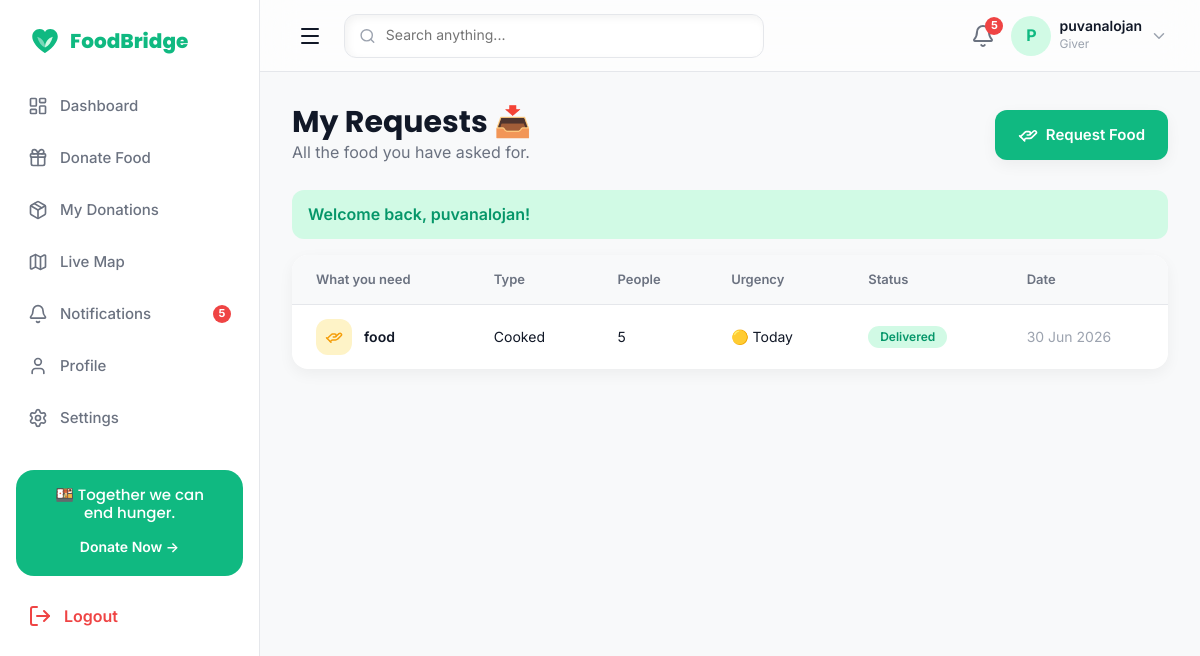
Page /my-requests.php (signed in) on the committed database.
### tables this page shows
CREATE TABLE `users` (
  `id` int(11) NOT NULL,
  `name` varchar(120) NOT NULL,
  `email` varchar(160) NOT NULL,
  `phone` varchar(20) NOT NULL,
  `password_hash` varchar(255) NOT NULL,
  `role` enum('admin','giver','receiver','volunteer') NOT NULL DEFAULT 'giver',
  `location` varchar(180) DEFAULT NULL,
  `latitude` decimal(10,7) DEFAULT NULL,
  `longitude` decimal(10,7) DEFAULT NULL,
  `avatar` varchar(255) DEFAULT NULL,
  `language` enum('en','ta','si') NOT NULL DEFAULT 'en',
  `status` enum('active','blocked','pending') NOT NULL DEFAULT 'active',
  `created_at` timestamp NOT NULL DEFAULT current_timestamp()
);

CREATE TABLE `requests` (
  `id` int(11) NOT NULL,
  `receiver_id` int(11) NOT NULL,
  `food_post_id` int(11) DEFAULT NULL,
  `volunteer_id` int(11) DEFAULT NULL,
  `food_type` enum('cooked','groceries','vegetables','fruits','other') NOT NULL DEFAULT 'other',
  `description` varchar(255) NOT NULL,
  `people_count` int(11) DEFAULT 1,
  `location` varchar(180) DEFAULT NULL,
  `latitude` decimal(10,7) DEFAULT NULL,
  `longitude` decimal(10,7) DEFAULT NULL,
  `urgency` enum('urgent','today','anytime') NOT NULL DEFAULT 'today',
  `status` enum('pending','approved','assigned','delivered','rejected') NOT NULL DEFAULT 'pending',
  `created_at` timestamp NOT NULL DEFAULT current_timestamp()
);

### includes/queries.php (called while the page is built, shortened)
<?php
function recent_requests(?int $userId = null, int $limit = 5): array
{
    global $conn;
    if ($userId === null) {
        $stmt = $conn->prepare(
            'SELECT r.*, u.name AS requester FROM requests r
             JOIN users u ON u.id = r.receiver_id
             ORDER BY r.created_at DESC LIMIT ?'
        );
        $stmt->bind_param('i', $limit);
    } else {
        $stmt = $conn->prepare(
            'SELECT r.*, u.name AS requester FROM requests r
             JOIN users u ON u.id = r.receiver_id
             WHERE r.receiver_id = ? ORDER BY r.created_at DESC LIMIT ?'
        );
        $stmt->bind_param('ii', $userId, $limit);
    }
    $stmt->execute();
    return $stmt->get_result()->fetch_all(MYSQLI_ASSOC);
}
function unread_notifications(int $userId): int
{
    global $conn;
    $stmt = $conn->prepare('SELECT COUNT(*) c FROM notifications WHERE user_id = ? AND is_read = 0');
    $stmt->bind_param('i', $userId);
    $stmt->execute();
    return (int) $stmt->get_result()->fetch_assoc()['c'];
}
function status_badge_class(string $status): string
{
    return [
        'available' => 'fb-badge-success',
        'completed' => 'fb-badge-success',
        'delivered' => 'fb-badge-success',
        'pending'   => 'fb-badge-pending',
        'approved'  => 'fb-badge-approved',
        'assigned'  => 'fb-badge-approved',
        'claimed'   => 'fb-badge-approved',
        'expired'   => 'fb-badge-danger',
        'rejected'  => 'fb-badge-danger',
    ][$status] ?? 'fb-badge-pending';
}

### includes/auth.php (called while the page is built, shortened)
<?php
function is_logged_in(): bool
{
    return !empty($_SESSION['user_id']);
}
function current_user(): ?array
{
    static $cached = null;
    if ($cached !== null) {
        return $cached ?: null;
    }
    global $conn;
    $stmt = $conn->prepare('SELECT * FROM users WHERE id = ? LIMIT 1');
    $stmt->bind_param('i', $_SESSION['user_id']);
    $stmt->execute();
    $user = $stmt->get_result()->fetch_assoc();
    $cached = $user ?: false;
    return $user ?: null;
}
function current_role(): ?string
{
    $u = current_user();
    return $u['role'] ?? null;
}

### my-requests.php (the view, shortened to what this page needs)
<?php
require_once __DIR__ . '/includes/config.php';
require_once __DIR__ . '/includes/queries.php';
if (current_role() === 'admin') {
    redirect('admin/dashboard.php');
}
$u   = current_user();
$uid = (int) $u['id'];
$requests = recent_requests($uid, 100);
function urgency_label(string $urgency): string
{
    return [
        'urgent'  => '🔴 Very Urgent',
        'today'   => '🟡 Today',
        'anytime' => '🟢 Anytime',
    ][$urgency] ?? $urgency;
}
require __DIR__ . '/includes/head.php';
?>
<body class="fb-has-tabbar">
<div class="fb-layout">
  <?php require __DIR__ . '/includes/sidebar.php'; ?>
  <div class="fb-main">
    <?php require __DIR__ . '/includes/topbar.php'; ?>
    <main class="fb-content fb-anim-fade">
      <div class="fb-flex fb-justify-between fb-items-center fb-flex-wrap fb-gap-4 fb-mb-6">
        <div>
          <h3 class="fb-mb-0">My Requests 📥</h3>
          <p class="fb-text-secondary fb-mb-0">All the food you have asked for.</p>
        </div>
        <a href="<?= url('request.php') ?>" class="fb-btn fb-btn-primary"><i data-lucide="hand-helping"></i> Request Food</a>
      </div>
      <?= render_flash() ?>
      <?php if (!$requests): ?>
        <div class="fb-panel fb-text-center" style="padding:56px 24px;">
          <i data-lucide="inbox" style="width:56px;height:56px;color:var(--fb-text-muted);"></i>
          <h4 class="fb-mt-4 fb-mb-2">No requests yet</h4>
          <p class="fb-text-secondary fb-mb-6">Need food? Send your first request.</p>
          <a href="<?= url('request.php') ?>" class="fb-btn fb-btn-primary"><i data-lucide="plus-circle"></i> Request Now</a>
        </div>
      <?php else: ?>
        <div class="fb-table-wrap">
          <table class="fb-table">
            <thead>
              <tr>
                <th>What you need</th>
                <th>Type</th>
                <th>People</th>
                <th>Urgency</th>
                <th>Status</th>
                <th>Date</th>
              </tr>
            </thead>
            <tbody>
              <?php foreach ($requests as $r): ?>
              <tr>
                <td>
                  <div class="fb-flex fb-items-center fb-gap-3">
                    <span class="fb-list-thumb" style="width:36px;height:36px;background:var(--fb-orange-soft);color:var(--fb-warning);">
                      <i data-lucide="hand-helping" style="width:18px;height:18px;"></i>
                    </span>
                    <span class="fb-fw-600"><?= e($r['description']) ?></span>
                  </div>
                </td>
                <td><?= ucfirst($r['food_type']) ?></td>
                <td><?= (int) $r['people_count'] ?></td>
                <td class="fb-small"><?= urgency_label($r['urgency']) ?></td>
                <td><span class="fb-badge <?= status_badge_class($r['status']) ?>"><?= ucfirst($r['status']) ?></span></td>
                <td class="fb-text-muted fb-small"><?= time_ago($r['created_at']) ?></td>
              </tr>
              <?php endforeach; ?>
            </tbody>
          </table>
        </div>
      <?php endif; ?>
    </main>
  </div>
</div>
</body>
</html>

### includes/topbar.php
<?php
$u = current_user();
$unread = function_exists('unread_notifications') ? unread_notifications((int) $_SESSION['user_id']) : 0;
$roleLabel = ucfirst($u['role'] ?? 'User');
?>
<header class="fb-topbar">
  <button class="fb-nav-toggle" id="fbSidebarToggle" aria-label="Open menu" style="display:inline-flex;">
    <i data-lucide="menu"></i>
  </button>
  <div class="fb-search fb-neu-search fb-flex fb-items-center fb-gap-2" style="padding:0 14px;height:44px;">
    <i data-lucide="search" style="width:18px;height:18px;color:var(--fb-text-muted);"></i>
    <input type="text" placeholder="Search anything..."
           style="border:none;background:transparent;outline:none;width:100%;font-size:14px;color:var(--fb-text);">
  </div>
  <div class="fb-flex fb-items-center fb-gap-4" style="margin-left:auto;">
    <a href="<?= url('notifications.php') ?>" class="fb-relative" aria-label="Notifications">
      <i data-lucide="bell" style="width:24px;height:24px;color:var(--fb-text-secondary);"></i>
      <?php if ($unread > 0): ?>
        <span class="fb-dot" style="position:absolute;top:-6px;right:-8px;"><?= $unread ?></span>
      <?php endif; ?>
    </a>
    <div class="fb-user-chip">
      <div class="fb-avatar fb-flex fb-items-center fb-justify-center" style="color:var(--fb-primary);font-weight:700;">
        <?= e(strtoupper(substr($u['name'] ?? 'U', 0, 1))) ?>
      </div>
      <div class="d-none d-sm-block">
        <div class="fb-fw-600" style="font-size:14px;line-height:1.1;"><?= e($u['name'] ?? 'User') ?></div>
        <div class="fb-caption"><?= e($roleLabel) ?></div>
      </div>
      <i data-lucide="chevron-down" style="width:18px;height:18px;color:var(--fb-text-muted);"></i>
    </div>
  </div>
</header>

### assets/css/theme.css (style rules this page uses)
:root { --fb-primary: #10B981; --fb-primary-hover: #059669; --fb-primary-light: #D1FAE5; --fb-bg: #F8F9FA; --fb-surface: #FFFFFF; --fb-text: #111827; --fb-text-secondary: #6B7280; --fb-text-muted: #9CA3AF; --fb-border: #E5E7EB; --fb-success: #22C55E; --fb-warning: #F59E0B; --fb-danger: #EF4444; --fb-info: #3B82F6; --fb-green-soft: #D1FAE5; --fb-orange-soft: #FEF3C7; --fb-blue-soft: #DBEAFE; --fb-purple-soft: #EDE9FE; --fb-purple: #8B5CF6; --fb-space-1: 4px; --fb-space-2: 8px; --fb-space-3: 12px; --fb-space-4: 16px; --fb-space-6: 24px; --fb-space-8: 32px; --fb-space-12: 48px; --fb-space-16: 64px; --fb-radius-sm: 8px; --fb-radius-md: 12px; --fb-radius-lg: 18px; --fb-radius-xl: 24px; --fb-radius-pill: 999px; --fb-shadow-sm: 0 5px 15px rgba(0,0,0,.05); --fb-shadow-md: 0 10px 30px rgba(0,0,0,.08); --fb-shadow-lg: 0 20px 45px rgba(0,0,0,.12); --fb-glass-bg: rgba(255,255,255,.65); --fb-glass-border: rgba(255,255,255,.35); --fb-glass-blur: 18px; --fb-neu-dark: 8px 8px 18px rgba(0,0,0,.08); --fb-neu-light: -8px -8px 18px rgba(255,255,255,.95); --fb-font-heading: 'Poppins', system-ui, -apple-system, sans-serif; --fb-font-body: 'Inter', system-ui, -apple-system, sans-serif; --fb-transition: 0.3s ease; }
* { box-sizing: border-box; }
html, body { margin: 0; padding: 0; }
body { font-family: var(--fb-font-body); font-size: 16px; font-weight: 400; color: var(--fb-text); background-color: var(--fb-bg); line-height: 1.6; -webkit-font-smoothing: antialiased; }
h1, h2, h3, h4, h5, h6 { font-family: var(--fb-font-heading); color: var(--fb-text); margin: 0 0 var(--fb-space-4); line-height: 1.2; }
h3 { font-size: 30px; font-weight: 700; }
p { margin: 0 0 var(--fb-space-4); }
a { color: var(--fb-primary); text-decoration: none; transition: color var(--fb-transition); }
small, .fb-small { font-size: 14px; }
.fb-caption { font-size: 12px; color: var(--fb-text-muted); }
.fb-text-secondary { color: var(--fb-text-secondary); }
.fb-text-muted { color: var(--fb-text-muted); }

### assets/css/neumorphism.css (style rules this page uses)
.fb-neu-search { background: var(--fb-surface); border-radius: var(--fb-radius-md); box-shadow: inset 3px 3px 8px rgba(0,0,0,.05), inset -3px -3px 8px rgba(255,255,255,.9); border: 1px solid var(--fb-border); }

### assets/css/components.css (style rules this page uses)
.fb-btn { display: inline-flex; align-items: center; justify-content: center; gap: var(--fb-space-2); font-family: var(--fb-font-body); font-weight: 600; font-size: 15px; line-height: 1; padding: 14px 22px; border-radius: var(--fb-radius-md); border: 1px solid transparent; cursor: pointer; transition: transform var(--fb-transition), box-shadow var(--fb-transition), background var(--fb-transition); text-decoration: none; }
.fb-btn i, .fb-btn svg { width: 20px; height: 20px; }
.fb-btn-primary { background: var(--fb-primary); color: #fff; box-shadow: var(--fb-shadow-sm); }
.fb-badge { display: inline-flex; align-items: center; font-size: 12px; font-weight: 600; padding: 5px 12px; border-radius: var(--fb-radius-pill); line-height: 1; }
.fb-badge-success { background: var(--fb-primary-light); color: var(--fb-primary-hover); }
.fb-dot { display: inline-flex; align-items: center; justify-content: center; min-width: 18px; height: 18px; padding: 0 5px; font-size: 11px; font-weight: 700; color: #fff; background: var(--fb-danger); border-radius: var(--fb-radius-pill); }
.fb-list-thumb { width: 44px; height: 44px; border-radius: var(--fb-radius-md); background: var(--fb-primary-light); color: var(--fb-primary); display: flex; align-items: center; justify-content: center; flex-shrink: 0; }

### assets/css/layout.css (style rules this page uses)
.fb-nav-toggle { display: none; background: none; border: none; cursor: pointer; color: var(--fb-text); padding: 6px; }
.fb-layout { display: flex; min-height: 100vh; }
.fb-main { flex: 1; min-width: 0; display: flex; flex-direction: column; }
.fb-topbar { height: 72px; display: flex; align-items: center; gap: var(--fb-space-4); padding: 0 var(--fb-space-8); background: var(--fb-glass-bg); -webkit-backdrop-filter: blur(var(--fb-glass-blur)); backdrop-filter: blur(var(--fb-glass-blur)); border-bottom: 1px solid var(--fb-border); position: sticky; top: 0; z-index: 900; }
.fb-topbar .fb-search { flex: 1; max-width: 420px; }
.fb-content { padding: var(--fb-space-8); }
.fb-user-chip { display: flex; align-items: center; gap: var(--fb-space-2); cursor: pointer; }
.fb-avatar { width: 40px; height: 40px; border-radius: 50%; object-fit: cover; background: var(--fb-primary-light); }

### assets/css/animations.css (style rules this page uses)
.fb-anim-fade { animation: fbFadeIn .3s ease both; }

### rows in the picture
users: name "P", name "puvanalojan", role "Giver"
requests: description "food", food_type "Cooked", people_count "5", urgency "🟡 Today", status "Delivered", created_at "30 Jun 2026"

### other values in the picture
$label "Dashboard"
$label "Donate Food"
$label "My Donations"
$label "Live Map"
$label "Notifications"
$unread "5"
$label "Profile"
$label "Settings"
$flash['message'] "Welcome back, puvanalojan!"
